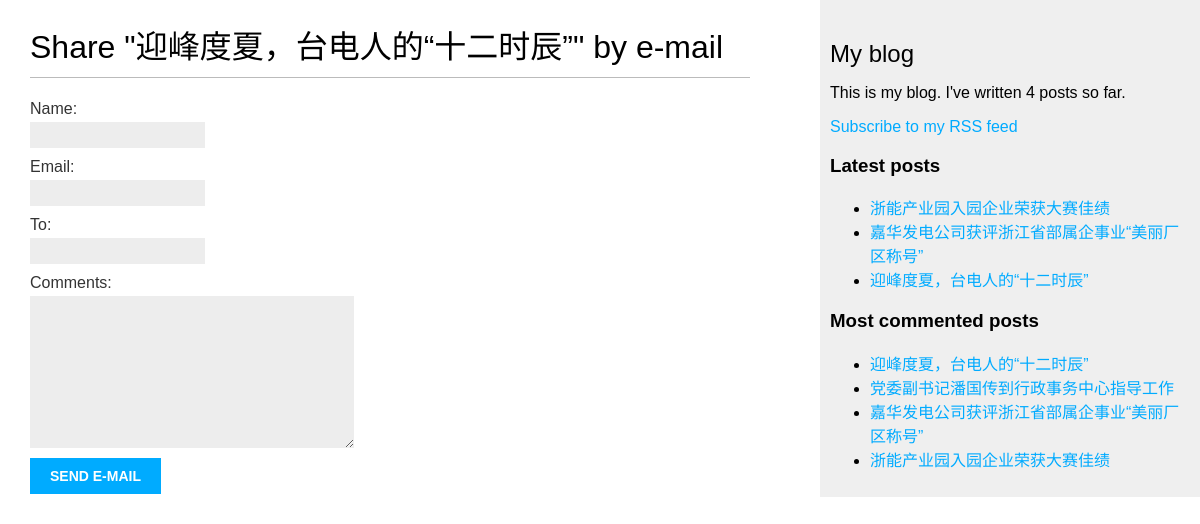
Before: /blog/6/share/ with the older database file.
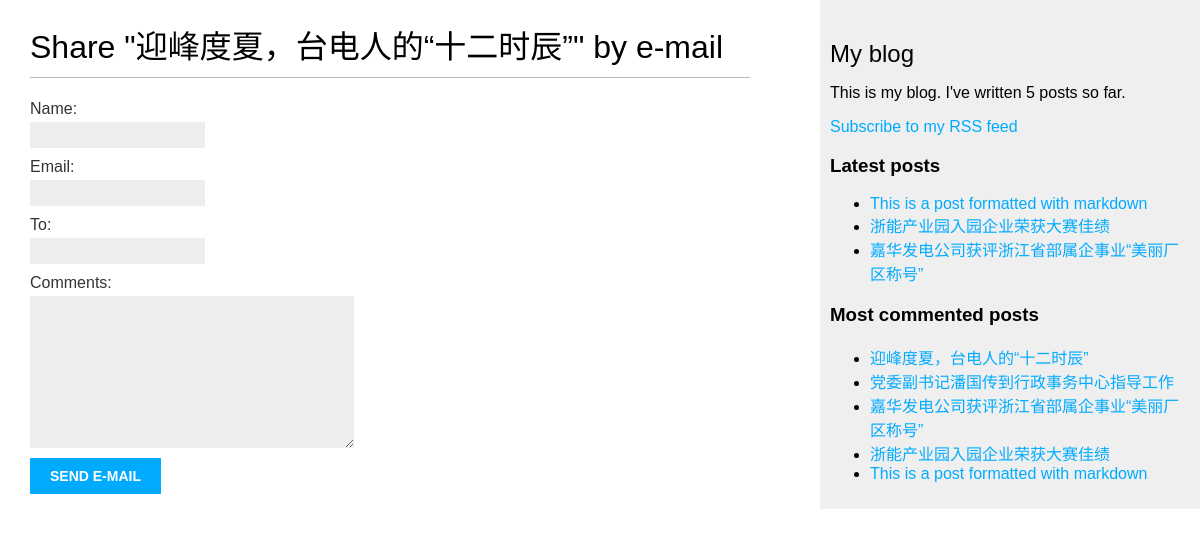
After: the same page with the newer database file.
### blog/models.py (models this page shows, shortened)
class Post(models.Model):
    STATUS_CHOICES = (
        ('draft', 'Draft'),
        ('published', 'Published'),
    )
    title = models.CharField(max_length=250)
    slug = models.SlugField(max_length=250,
                            unique_for_date='publish')
    author = models.ForeignKey(User,
                               on_delete=models.CASCADE,
                               related_name='blog_posts')
    body = models.TextField()
    publish = models.DateTimeField(default=timezone.now)
    created = models.DateTimeField(auto_now_add=True)
    updated = models.DateTimeField(auto_now=True)
    status = models.CharField(max_length=10,
                              choices=STATUS_CHOICES,
                              default='draft')
    objects = models.Manager()  # The default manager.
    published = PublishedManager()  # Our custom manager.
    class Meta:
        ordering = ('-publish',)
    def get_absolute_url(self):
        return reverse('blog:post_detail',
                       args=[self.publish.year,
                             self.publish.month,
                             self.publish.day,
                             self.slug])
    tags = TaggableManager()

### blog/views.py (the view)
# urls.py: path('<int:post_id>/share/', views.post_share, name='post_share'),
def post_share(request, post_id):
    post = get_object_or_404(Post, id=post_id, status='published')
    sent = False
    if(request.method == 'POST'):
        form = EmailPostForm(request.POST)
        if form.is_valid():
            cd = form.cleaned_data
            post_url = request.build_absolute_uri(post.get_absolute_url())
            subject = '{} ({}) recommends you reading "{}"'.format(
                cd['name'], cd['email'], post.title)
            message = 'Read "{}" at {}\n\n{}\'s comments:{}'.format(
                post.title, post_url, cd['name'], cd['comments'])
            send_mail(subject, message, 'chenyongping001@qq.com', [cd['to']])
            sent = True
    else:
        form = EmailPostForm()
    return render(request, 'blog/post/share.html', {
        'post': post,
        'form': form,
        'sent': sent
    })

### blog/forms.py
class EmailPostForm(forms.Form):
    name = forms.CharField(max_length=25)
    email = forms.EmailField()
    to = forms.EmailField()
    comments = forms.CharField(required=False, widget=forms.Textarea)

### blog/models.py (called while the page is built)
    def get_queryset(self):
        return super(PublishedManager, self).get_queryset().filter(status='published')

### blog/templatetags/blog_tags.py (called while the page is built)
@register.simple_tag
def total_posts():
    return Post.published.count()

@register.inclusion_tag('blog/post/latest_posts.html')
def show_latest_posts(count=5):
    latest_posts = Post.published.order_by('-publish')[:count]
    return {'latest_posts': latest_posts}

@register.simple_tag
def get_most_commented_posts(count=5):
    return Post.published.annotate(total_comments=Count('comments')).order_by('-total_comments')[:count]

### blog/templates/blog/post/share.html (shortened to what this page needs)
{% extends 'blog/base.html' %}
{% block content %}
    {% if sent %}
        <h1>E-mail successfully sent<h1>
        <p>
            "{{ post.title }}" was successfully sent to {{ form.cleaned_data.to }} .
        </p>
    {% else %}
        <h1>Share "{{ post.title }}" by e-mail</h1>
        <form action="." method='post'>
            {{ form.as_p }}
            <input type="submit" value="Send e-mail">
        </form>
    {% endif %}
{% endblock %}

### blog/templates/blog/base.html (shortened to what this page needs)
{% load blog_tags %} {% load static %}
<!DOCTYPE html>
<html>
  <head>
    <link href="{% static "css/blog.css" %}" rel="stylesheet">
  </head>
  <body>
    <div id="content">{% block content %} {% endblock %}</div>
    <div id="sidebar">
      <h2>My blog</h2>
      <p>This is my blog. I've written {% total_posts %} posts so far.</p>
      <p><a href="{% url "blog:post_feed" %}">Subscribe to my RSS feed</a></p>
      <h3>Latest posts</h3>
      {% show_latest_posts 3 %}
      <h3>Most commented posts</h3>
      {% get_most_commented_posts as most_commented_posts %}
      <ul>
        {% for post in most_commented_posts %}
        <li>
          <a href="{{ post.get_absolute_url }}">{{ post.title }}</a>
        </li>
        {% endfor %}
      </ul>
    </div>
  </body>
</html>

### blog/templates/blog/post/latest_posts.html
<ul>
    {% for post in latest_posts %}
    <li>
        <a href="{{ post.get_absolute_url }}">{{ post.title }}</a>
    </li>
    {% endfor %}
</ul>

Changed rows visible on the page:
no longer on one of the page's lists (row unchanged): Post: title "迎峰度夏，台电人的“十二时辰”"
added Post: title "This is a post formatted with markdown"
Other visible differences:
text no longer shown: "4"
text now shown: "5"
